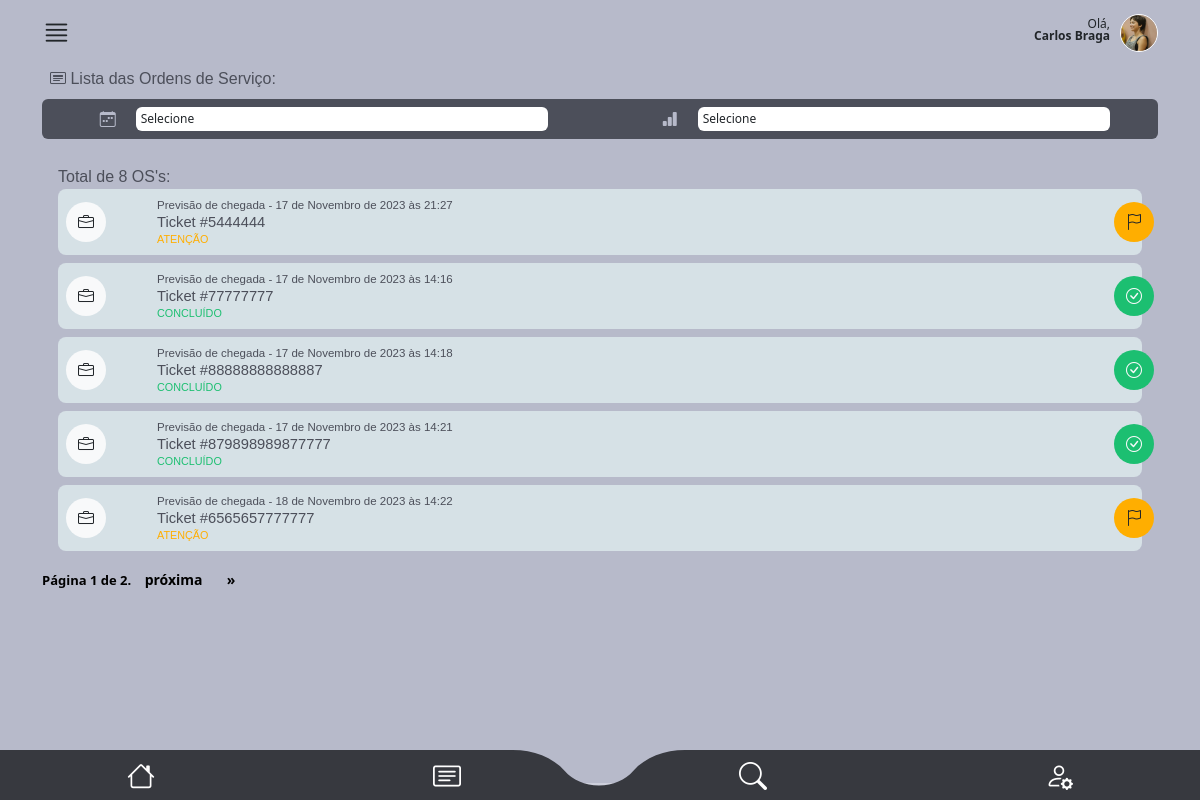
/main/minhas_os/ (signed in), run on an earlier commit of the app's database.
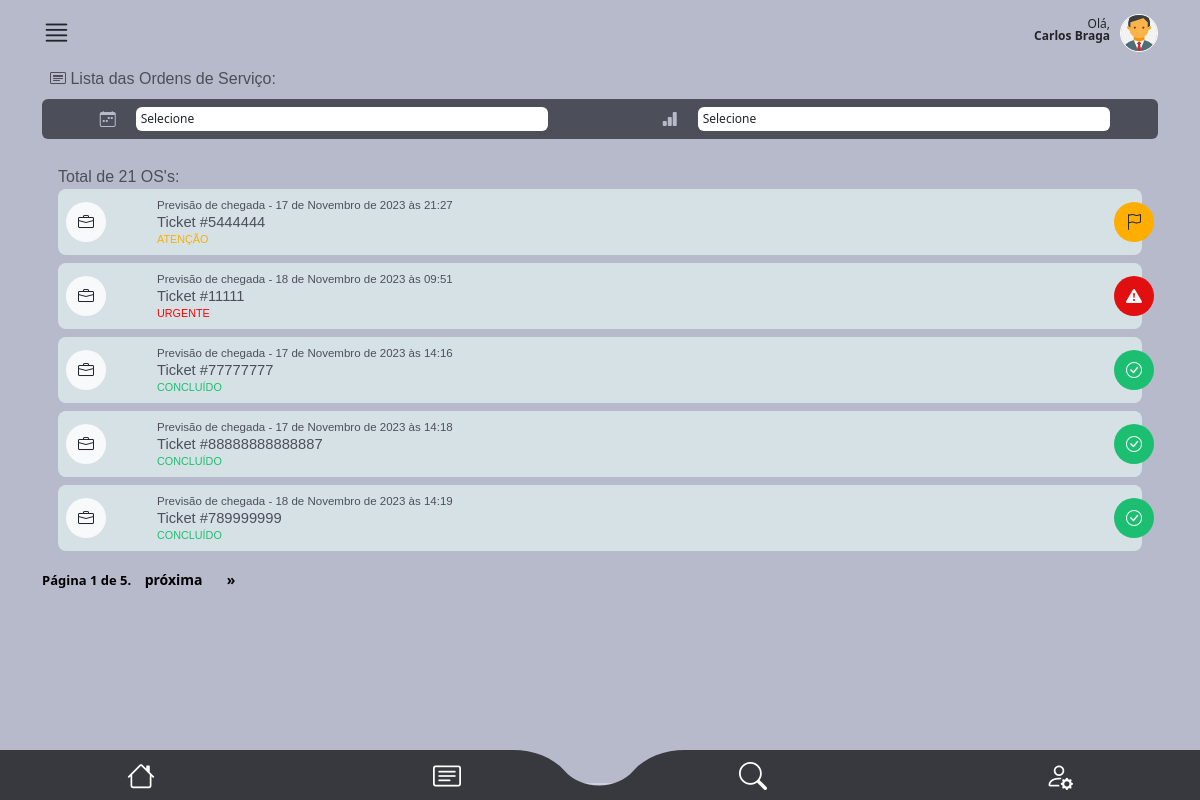
And on a later commit of the database.
### authentication/models.py (models this page shows, shortened)
class CustomUser(AbstractUser):
    telefone = models.CharField(max_length=15, null=False)
    endereco = models.ForeignKey(
        Endereco, on_delete=models.CASCADE, null=True, default=None
    )
    foto = models.ImageField(upload_to="img/perfil_user/", null=True, blank=True)
    email = models.EmailField(unique=True)

### staff/models.py (models this page shows, shortened)
class OrdemDeServico(models.Model):
    ticket = models.CharField(max_length=200, unique=True)
    tecnico = models.ForeignKey(
        CustomUser, on_delete=models.CASCADE, related_name="ordens_técnico", null=True, default=None
    )
    staff = models.ForeignKey(
        CustomUser, on_delete=models.CASCADE, related_name="ordens_staff"
    )
    descricao = models.TextField(max_length=600)
    previsao_chegada = models.DateTimeField(editable=True)
    previsao_execucao = models.DateTimeField(editable=True)
    material = models.CharField(max_length=100, validators=[MinLengthValidator(3)])
    equipamento = models.CharField(max_length=100, validators=[MinLengthValidator(3)])
    data_criacao = models.DateTimeField(auto_now_add=True)
    cliente = models.ForeignKey(Cliente, on_delete=models.CASCADE)
    endereco = models.ForeignKey(Endereco, on_delete=models.CASCADE)
    contrato = models.CharField(max_length=700, null=True, blank=True)
    atividade = models.CharField(max_length=50, choices=ACTIVITY_CHOICES)
    status_tecnico = models.CharField(max_length=50, choices=TECNICAL_CHOICES)
    status = models.CharField(
        max_length=10, choices=STATUS_CHOICES, default="Aguardando"
    )
    atraso_em_minutos = models.CharField(max_length=50, choices=ATRASO_CHOICES)
    atraso_descricao = models.TextField(max_length=400)
    descricao_reagendamento = models.TextField(max_length=400)
    vezes_reagendada = models.IntegerField(default=0)

### main/views.py (the view, shortened to what this page needs)
@user_passes_test(is_tecnico)
def minhas_os(request):
    try:
        status_filter = request.GET.get("status")
        previsao_chegada_filter = request.GET.get("previsao_chegada")
        user = request.user
        ordens_ativas = OrdemDeServico.objects.filter(
            tecnico=user, status__in=["Atenção", "Urgente", "Aguardando", "Concluído"]
        )
        ordens_ativas_counter = OrdemDeServico.objects.filter(
            tecnico=user, status__in=["Atenção", "Urgente", "Aguardando", "Concluído"]
        )
        data_atual = datetime.now().date()
        todas_as_ordens = OrdemDeServico.objects.filter(tecnico=user)
        for ordem in todas_as_ordens:
            data_previsao = ordem.previsao_chegada.date()
            if data_previsao < data_atual and ordem.status in [
                "Atenção",
                "Urgente",
                "Aguardando",
            ]:
                ordem.status = "Reagendar"
                ordem.status_tecnico = "Aguardando Aceite"
                ordem.vezes_reagendada += 1
                ordem.descricao_reagendamento = "Ordem ignorada pelo técnico"
                ordem.save()
        if status_filter and status_filter != "Todas":
            ordens_ativas = ordens_ativas.filter(status=status_filter)
        items_per_page = 5
        paginator = Paginator(ordens_ativas, items_per_page)
        page = request.GET.get("page")
        try:
            ordens_ativas = paginator.page(page)
        except PageNotAnInteger:
            ordens_ativas = paginator.page(1)
        except EmptyPage:
            ordens_ativas = paginator.page(paginator.num_pages)
        return render(
            request,
            "minhas_os.html",
            {"ordens_ativas": ordens_ativas, "qtdos": len(ordens_ativas_counter)},
        )
    except Exception as e:
        return render(request, "error.html", {"error_message": str(e)})

### main/helpers.py (called while the page is built)
def is_tecnico(user):
    return user.groups.filter(name="Técnico").exists()

### main/templates/minhas_os.html (shortened to what the changed rows need)
{% extends "base2.html" %}
{%load static%}
{% block rest %}
      <section id="lista_oc_scr">
        <div class="container">
            <div id="oc_lista">
              <div class="tab-pane fade show active" id="pills-01" role="tabpanel" aria-labelledby="pills-home-tab" tabindex="0">
                <label class="mt-2 font-medium color04">Total de {{qtdos}} OS's:</label>
                {% for ordem in ordens_ativas %}
                <div class="oc_lista_item">
                      <a href="{% url 'os_detail2' ordem.id %}" class="a-whole"></a>
                      <div class="row">
                          <div class="col-2 col-md-1">
                              <div class="icon bg-light"><i class="bi bi-briefcase text-dark"></i></div>
                          </div>
                          <div class="col-9 col-md-11">
                              <div class="oc_l_data color04 font-light">Previsão de chegada - {{ ordem.previsao_chegada }}</div>
                              <div class="oc_l_nome font-medium color04">Ticket #{{ ordem.ticket }}</div>
                              <div class="oc_l_status font-medium {% if ordem.status == 'Urgente' %}color-red{% elif ordem.status == 'Atenção' %}color-yellow{% elif ordem.status == 'Aguardando' %}color-blue{% elif ordem.status == 'Concluído' %}color-green{% endif %}">{{ ordem.status }}</div>
                          </div>
                          {% if ordem.status == "Urgente" %}
                              <div class="status_icon bg05 text-light">
                                  <i class="bi bi-exclamation-triangle-fill"></i>
                              </div>
                          {% elif ordem.status == "Atenção" %}
                              <div class="status_icon bg06 text-dark">
                                  <i class="bi bi-flag"></i>
                              </div>
                          {% elif ordem.status == "Aguardando" %}
                              <div class="status_icon bg01 text-light">
                                  <i class="bi bi-clock"></i>
                              </div>
                          {% elif ordem.status == "Concluído" %}
                              <div class="status_icon bg02 text-light">
                                <i class="bi bi-check-circle"></i>
                            </div>
                          {% endif %}
                      </div>
                  </div>
                  {% endfor %}
                </div>
                <div class="pagination">
                  <span class="step-links">
                      <span class="current-page">
                          Página {{ ordens_ativas.number }} de {{ ordens_ativas.paginator.num_pages }}.
                      </span>
                      {% if ordens_ativas.has_next %}
                          <a href="?page={{ ordens_ativas.next_page_number }}">próxima</a>
                          <a href="?page={{ ordens_ativas.paginator.num_pages }}">&raquo;</a>
                      {% endif %}
                  </span>
              </div>
              </div>
      </section>
  {% endblock %}

### main/templates/base2.html (shortened to what this page needs)
{%load static%}
<!DOCTYPE html>
<html lang="en" data-bs-theme="auto">
  <head>
    <link
      rel="stylesheet"
      href="https://cdn.jsdelivr.net/npm/@docsearch/css@3"
    />
    <link
      rel="stylesheet"
      href="https://cdn.jsdelivr.net/npm/bootstrap-icons@1.11.1/font/bootstrap-icons.css"
    />
    <link
      href="{% static 'assets/dist/css/bootstrap.min.css' %}"
      rel="stylesheet"
    />
    <link href="{% static 'assets/css/app_mamminfo.css' %}" rel="stylesheet" />
  </head>
  <body>
    <main class="bg03">
      <header>
        <div class="container">
          <div id="super_menu">
            <div class="row">
              <div class="col-3 text-start">
                <i class="bi bi-justify i_main"></i>
              </div>
              <div class="col-9 text-end">
                <p class="mt-2">
                  Olá,<br />
                  <strong>{{ user.first_name }} {{ user.last_name }}</strong>
                </p>
                <div class="photo_user mt-1">
                  {% if request.user.foto %}
                  <img src="{{ request.user.foto.url }}" alt="User Photo" />
                  {% else %}
                  <img
                    src="https://cdn-icons-png.flaticon.com/512/3106/3106807.png?auto=format&fit=crop&q=80&w=1760&ixlib=rb-4.0.3&ixid=M3wxMjA3fDB8MHxwaG90by1wYWdlfHx8fGVufDB8fHx8fA%3D%3D"
                    alt=""
                  />
                  {% endif %}
                </div>
              </div>
            </div>
          </div>
        </div>
      </header>
      {% block rest %}{% endblock %}
    </main>
    <footer>
      <ul class="row">
        <li class="col-3 mt-1">
          <a href="{% url 'dashboard' %}"><i class="bi bi-house"></i></a>
        </li>
        <li class="col-3 p-0 mt-1 text-start text-md-center">
          <a href="{% url 'minhas_os' %}" class="text-start text-md-center"
            ><i class="bi bi-card-text"></i
          ></a>
        </li>
        <li class="col-3 p-0 mt-1 text-end text-md-center">
          <a href="{% url 'tela_busca' %}" class="text-end text-md-center"
            ><i class="bi bi-search"></i
          ></a>
        </li>
        <li class="col-3 mt-1">
          <a href="{% url 'tela_user' %}"><i class="bi bi-person-gear"></i></a>
        </li>
      </ul>
    </footer>
  </body>
</html>

What changed in the data, as far as the page shows it:
no longer on this page (row unchanged): OrdemDeServico: previsao_chegada "17 de Novembro de 2023 às 14:21", ticket "879898989877777", status "CONCLUÍDO"
no longer on this page (row edited): OrdemDeServico: previsao_chegada "18 de Novembro de 2023 às 14:22", ticket "6565657777777", status "ATENÇÃO"
changed CustomUser "Carlos": user.foto: a different picture
now on this page (row edited): OrdemDeServico: previsao_chegada "18 de Novembro de 2023 às 09:51", ticket "11111", status "URGENTE"
now on this page (row edited): OrdemDeServico: previsao_chegada "18 de Novembro de 2023 às 14:19", ticket "789999999", status "CONCLUÍDO"
Also different on the page:
{{ qtdos }}: "8" → "21"
{{ ordens_ativas.paginator.num_pages }}: "2" → "5"
